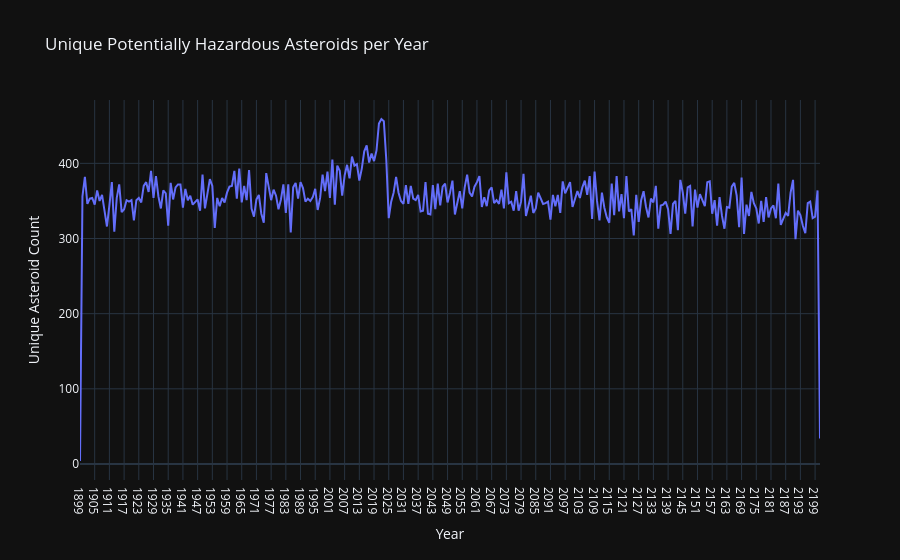

Notebook code cell kept with this figure:
### Code cell
# 2. When amount of hazardous asteroids close to earth will or were maximum?

hazardous_data = close_approach_data[close_approach_data['is_potentially_hazardous_asteroid'] == True].copy()
hazardous_data['year'] = hazardous_data['close_approach_date'].dt.to_period('Y').astype(str)

yearly_stats = hazardous_data.groupby('year')['neo_reference_id'].nunique().reset_index()

fig = px.line(yearly_stats, x='year', y='neo_reference_id', 
             title='Unique Potentially Hazardous Asteroids per Year',
             labels={'year': 'Year', 'neo_reference_id': 'Unique Asteroid Count'},
             template='plotly_dark')
fig.show()

### Figure 1 — Plotly figure (JSON) as saved in the notebook; plotly's stock layout.template omitted (floating-point values rounded to 4 significant figures; data arrays with more than 128 entries replaced by an {"elided": "..."} marker saying what was removed)
{"data": [{"hovertemplate": "Year=%{x}<br>Unique Asteroid Count=%{y}<extra></extra>", "legendgroup": "", "line": {"color": "#636efa", "dash": "solid"}, "marker": {"symbol": "circle"}, "mode": "lines", "name": "", "orientation": "v", "showlegend": false, "type": "scatter", "x": {"elided": "303 str values"}, "xaxis": "x", "y": {"elided": "303 int values"}, "yaxis": "y"}], "layout": {"legend": {"tracegroupgap": 0}, "title": {"text": "Unique Potentially Hazardous Asteroids per Year"}, "xaxis": {"anchor": "y", "domain": [0, 1], "title": {"text": "Year"}}, "yaxis": {"anchor": "x", "domain": [0, 1], "title": {"text": "Unique Asteroid Count"}}}}
